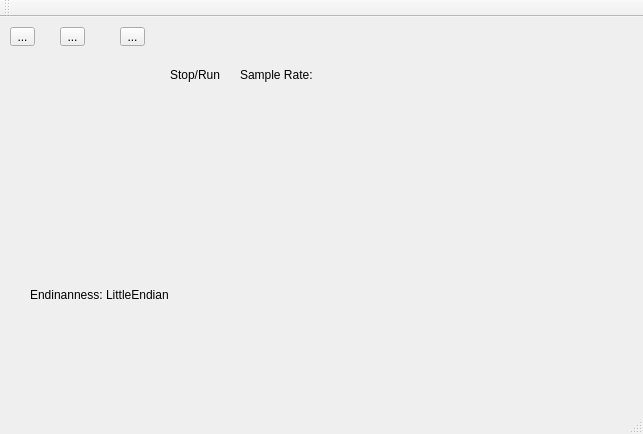
<?xml version="1.0" encoding="UTF-8"?>
<ui version="4.0">
 <class>MainWindow</class>
 <widget class="QMainWindow" name="MainWindow">
  <property name="geometry">
   <rect>
    <x>0</x>
    <y>0</y>
    <width>643</width>
    <height>434</height>
   </rect>
  </property>
  <property name="windowTitle">
   <string>Audio-Spectrum-Visualizer</string>
  </property>
  <widget class="QWidget" name="centralwidget">
   <widget class="QToolButton" name="tbSettings">
    <property name="geometry">
     <rect>
      <x>10</x>
      <y>10</y>
      <width>25</width>
      <height>19</height>
     </rect>
    </property>
    <property name="text">
     <string>...</string>
    </property>
    <property name="icon">
     <iconset resource="resource_file.qrc">
      <normaloff>:/icons/res/settings.svg</normaloff>:/icons/res/settings.svg</iconset>
    </property>
   </widget>
   <widget class="QToolButton" name="tbStart">
    <property name="geometry">
     <rect>
      <x>60</x>
      <y>10</y>
      <width>25</width>
      <height>19</height>
     </rect>
    </property>
    <property name="text">
     <string>...</string>
    </property>
    <property name="icon">
     <iconset resource="resource_file.qrc">
      <normaloff>:/icons/res/play.svg</normaloff>:/icons/res/play.svg</iconset>
    </property>
   </widget>
   <widget class="QToolButton" name="tbStop">
    <property name="geometry">
     <rect>
      <x>120</x>
      <y>10</y>
      <width>25</width>
      <height>19</height>
     </rect>
    </property>
    <property name="text">
     <string>...</string>
    </property>
    <property name="icon">
     <iconset resource="resource_file.qrc">
      <normaloff>:/icons/res/stop.svg</normaloff>:/icons/res/stop.svg</iconset>
    </property>
   </widget>
   <widget class="QLabel" name="lblSampleRate">
    <property name="geometry">
     <rect>
      <x>240</x>
      <y>50</y>
      <width>125</width>
      <height>16</height>
     </rect>
    </property>
    <property name="minimumSize">
     <size>
      <width>125</width>
      <height>0</height>
     </size>
    </property>
    <property name="text">
     <string>Sample Rate: </string>
    </property>
   </widget>
   <widget class="QLabel" name="lblStopRunStatus">
    <property name="geometry">
     <rect>
      <x>170</x>
      <y>50</y>
      <width>50</width>
      <height>16</height>
     </rect>
    </property>
    <property name="minimumSize">
     <size>
      <width>50</width>
      <height>0</height>
     </size>
    </property>
    <property name="text">
     <string>Stop/Run</string>
    </property>
   </widget>
   <widget class="QLabel" name="lblConfiguredAudioFormat">
    <property name="geometry">
     <rect>
      <x>30</x>
      <y>270</y>
      <width>351</width>
      <height>16</height>
     </rect>
    </property>
    <property name="minimumSize">
     <size>
      <width>140</width>
      <height>0</height>
     </size>
    </property>
    <property name="text">
     <string>Endinanness: LittleEndian</string>
    </property>
   </widget>
  </widget>
  <widget class="QStatusBar" name="statusbar"/>
  <widget class="QToolBar" name="toolBar">
   <property name="windowTitle">
    <string>toolBar</string>
   </property>
   <attribute name="toolBarArea">
    <enum>TopToolBarArea</enum>
   </attribute>
   <attribute name="toolBarBreak">
    <bool>false</bool>
   </attribute>
  </widget>
 </widget>
 <resources>
  <include location="resource_file.qrc"/>
 </resources>
 <connections/>
</ui>
